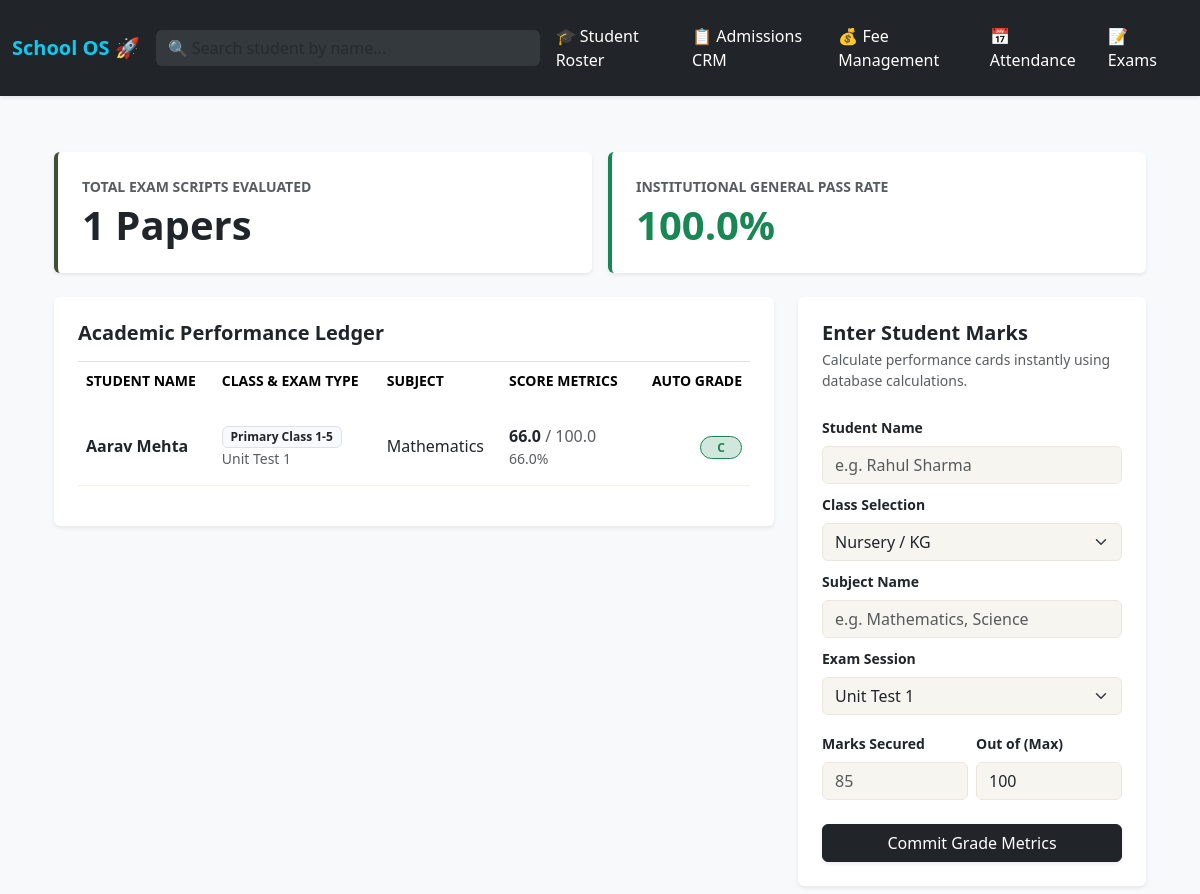
The app's page /exams/ with its own data.
### app/models.py (models this page shows)
class ExamResult(db.Model):
    __tablename__ = 'exam_results'
    id = db.Column(db.Integer, primary_key=True)
    student_name = db.Column(db.String(100), nullable=False)
    target_class = db.Column(db.String(50), nullable=False)
    subject = db.Column(db.String(50), nullable=False) # e.g., Mathematics, Science
    exam_type = db.Column(db.String(50), default='Term 1') # e.g., Mid-Term, Final Exam
    marks_obtained = db.Column(db.Float, nullable=False)
    max_marks = db.Column(db.Float, default=100.0)
    created_at = db.Column(db.DateTime, default=datetime.utcnow)
    @property
    def percentage(self):
        if self.max_marks > 0:
            return (self.marks_obtained / self.max_marks) * 100
        return 0.0
    @property
    def grade(self):
        pct = self.percentage
        if pct >= 90: return 'A+'
        elif pct >= 80: return 'A'
        elif pct >= 70: return 'B'
        elif pct >= 60: return 'C'
        elif pct >= 40: return 'D'
        else: return 'F (Fail)'

### app/modules/exams.py (the view)
@exams_bp.route('/')
def dashboard():
    all_results = ExamResult.query.order_by(ExamResult.created_at.desc()).all()
    total_papers_graded = len(all_results)
    failures = sum(1 for r in all_results if r.grade == 'F (Fail)')
    pass_rate = ((total_papers_graded - failures) / total_papers_graded * 100) if total_papers_graded > 0 else 100.0
    return render_template(
        'exams/dashboard.html',
        results=all_results,
        total_graded=total_papers_graded,
        pass_rate=round(pass_rate, 1)
    )

### app/templates/exams/dashboard.html (shortened to what this page needs)
{% extends "base.html" %}
{% block content %}
<div class="container-fluid py-2">
    <div class="row g-3 mb-4">
        <div class="col-md-6">
            <div class="card p-4 border-0 shadow-sm" style="border-left: 4px solid #3B5334 !important;">
                <span class="text-muted small fw-bold text-uppercase">Total Exam Scripts Evaluated</span>
                <h1 class="fw-bold mt-1 mb-0 text-dark">{{ total_graded }} Papers</h1>
            </div>
        </div>
        <div class="col-md-6">
            <div class="card p-4 border-0 shadow-sm" style="border-left: 4px solid #198754 !important;">
                <span class="text-muted small fw-bold text-uppercase">Institutional General Pass Rate</span>
                <h1 class="fw-bold mt-1 mb-0 text-success">{{ pass_rate }}%</h1>
            </div>
        </div>
    </div>
    <div class="row g-4">
        <div class="col-lg-8">
            <div class="card p-4 border-0 shadow-sm">
                <h5 class="fw-bold mb-3 text-dark">Academic Performance Ledger</h5>
                <div class="table-responsive">
                    <table class="table table-borderless align-middle border-top pt-2">
                        <thead>
                            <tr class="text-muted small text-uppercase">
                                <th class="pb-3">Student Name</th>
                                <th class="pb-3">Class & Exam Type</th>
                                <th class="pb-3">Subject</th>
                                <th class="pb-3">Score Metrics</th>
                                <th class="pb-3 text-end">Auto Grade</th>
                            </tr>
                        </thead>
                        <tbody>
                            {% for result in results %}
                            <tr class="border-bottom" style="border-color: #F4F1EA !important;">
                                <td class="py-3 fw-semibold text-dark">{{ result.student_name }}</td>
                                <td class="py-3">
                                    <span class="badge bg-light border text-dark">{{ result.target_class }}</span>
                                    <div class="text-muted small mt-0.5">{{ result.exam_type }}</div>
                                </td>
                                <td class="py-3 text-dark fw-medium">{{ result.subject }}</td>
                                <td class="py-3">
                                    <span class="text-dark fw-bold">{{ result.marks_obtained }}</span>
                                    <span class="text-muted">/ {{ result.max_marks }}</span>
                                    <div class="text-muted small text-xs">{{ result.percentage|round(1) }}%</div>
                                </td>
                                <td class="py-3 text-end">
                                    {% if 'Fail' in result.grade %}
                                        <span class="badge bg-danger-subtle text-danger border border-danger px-3 py-1.5 rounded-pill fw-bold">{{ result.grade }}</span>
                                    {% else %}
                                        <span class="badge bg-success-subtle text-success border border-success px-3 py-1.5 rounded-pill fw-bold">{{ result.grade }}</span>
                                    {% endif %}
                                </td>
                            </tr>
                            {% else %}
                            <tr>
                                <td colspan="5" class="text-center text-muted py-5">No report card marks submitted to the database instance yet.</td>
                            </tr>
                            {% endfor %}
                        </tbody>
                    </table>
                </div>
            </div>
        </div>
        <div class="col-lg-4">
            <div class="card p-4 border-0 shadow-sm">
                <h5 class="fw-bold mb-1 text-dark">Enter Student Marks</h5>
                <p class="text-muted small mb-4">Calculate performance cards instantly using database calculations.</p>
                <form action="{{ url_for('exams.add_mark') }}" method="POST">
                    <div class="mb-2">
                        <label class="form-label small fw-semibold">Student Name</label>
                        <input type="text" name="student_name" class="form-control" style="background-color: #F7F5F0; border: 1px solid #EBE7DF;" placeholder="e.g. Rahul Sharma" required>
                    </div>
                    <div class="mb-2">
                        <label class="form-label small fw-semibold">Class Selection</label>
                        <select name="target_class" class="form-select" style="background-color: #F7F5F0; border: 1px solid #EBE7DF;" required>
                            <option value="Nursery / KG">Nursery / KG</option>
                        </select>
                    </div>
                    <div class="mb-2">
                        <label class="form-label small fw-semibold">Subject Name</label>
                        <input type="text" name="subject" class="form-control" style="background-color: #F7F5F0; border: 1px solid #EBE7DF;" placeholder="e.g. Mathematics, Science" required>
                    </div>
                    <div class="mb-3">
                        <label class="form-label small fw-semibold">Exam Session</label>
                        <select name="exam_type" class="form-select" style="background-color: #F7F5F0; border: 1px solid #EBE7DF;">
                            <option value="Unit Test 1">Unit Test 1</option>
                        </select>
                    </div>
                    <div class="row g-2 mb-4">
                        <div class="col-6">
                            <label class="form-label small fw-semibold">Marks Secured</label>
                            <input type="number" step="0.1" name="marks_obtained" class="form-control" style="background-color: #F7F5F0; border: 1px solid #EBE7DF;" placeholder="85" required>
                        </div>
                        <div class="col-6">
                            <label class="form-label small fw-semibold">Out of (Max)</label>
                            <input type="number" step="0.1" name="max_marks" class="form-control" style="background-color: #F7F5F0; border: 1px solid #EBE7DF;" placeholder="100" value="100" required>
                        </div>
                    </div>
                    <button type="submit" class="btn btn-dark w-100 py-2.5 shadow-sm">Commit Grade Metrics</button>
                </form>
            </div>
        </div>
    </div>
</div>
{% endblock %}

### records on screen
ExamResult: student_name "Aarav Mehta", target_class "Primary Class 1-5", exam_type "Unit Test 1", subject "Mathematics", marks_obtained "66.0", max_marks "100.0", percentage "66.0", grade "C"

### other values on screen
{{ total_graded }} "1"
{{ pass_rate }} "100.0"
